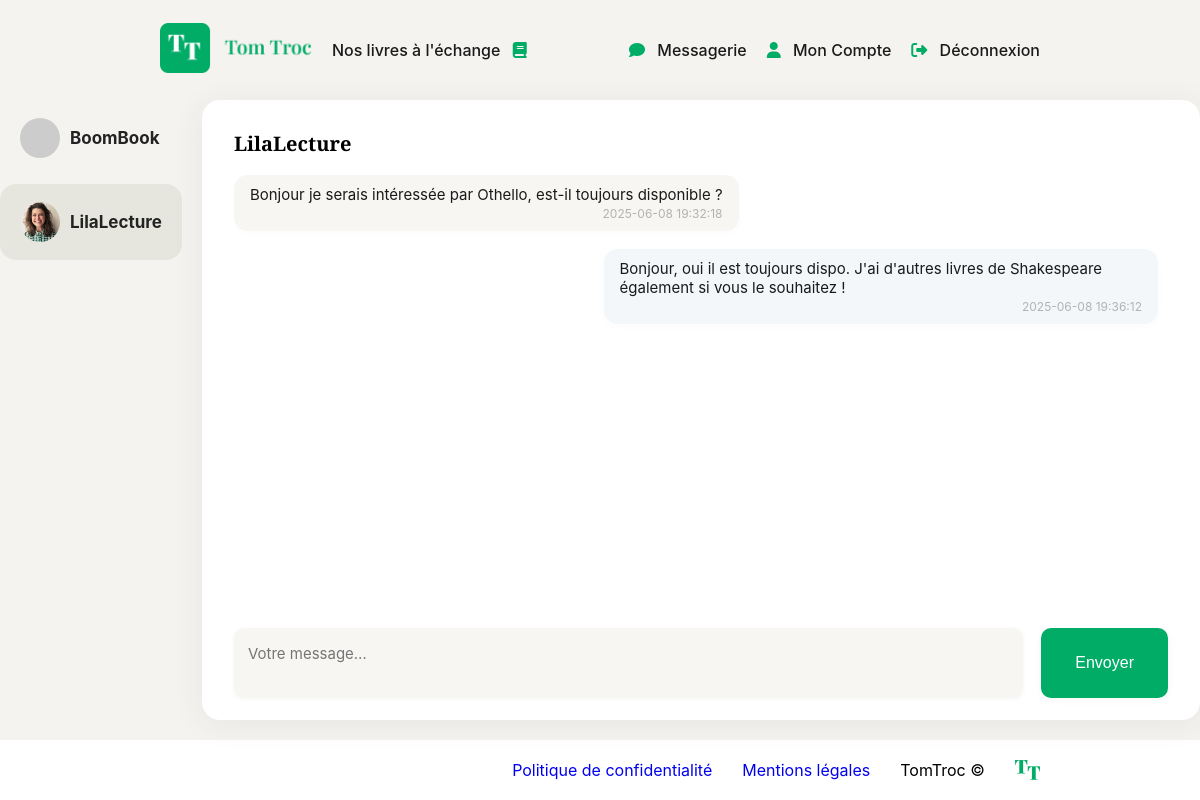
Page /conversation/index/7 (signed in) on the committed database.
### tables this page shows
CREATE TABLE `conversations` (
  `id` int(11) NOT NULL,
  `user1Id` int(11) NOT NULL,
  `user2Id` int(11) NOT NULL,
  `startDate` datetime DEFAULT current_timestamp()
);

CREATE TABLE `messages` (
  `id` int(11) NOT NULL,
  `conversationId` int(11) NOT NULL,
  `senderId` int(11) NOT NULL,
  `recipientId` int(11) NOT NULL,
  `content` text NOT NULL,
  `timestamp` datetime DEFAULT current_timestamp(),
  `isRead` tinyint(1) NOT NULL DEFAULT 0
);

### core/Controller.php (called while the page is built, shortened)
<?php
class Controller
{
    public function render(string $view, array $data = [])
    {
        extract($data);
        $viewFile = __DIR__ . '/../views/templates/' . $view . '.php';
        require $viewFile;
        require __DIR__ . '/../views/templates/main.php';
    }
}

### controllers/ConversationController.php (called while the page is built, shortened)
<?php
class ConversationController extends Controller
{
    public function index($convId = null)
    {
        $uid = (int)$_SESSION['user_id'];
        $convModel = new ConversationModel();
        $conversations = $convModel->conversationByUser($uid);
        $messages = [];
        $convTitle = 'Mes conversations';
        if ($convId !== null) {
            $selectedConv = $convModel->conversationData((int)$convId);
            if ($selectedConv && ($selectedConv['user1Id'] === $uid || $selectedConv['user2Id'] === $uid)
            ) {
                $otherId    = ($selectedConv['user1Id'] === $uid)
                    ? $selectedConv['user2Id']
                    : $selectedConv['user1Id'];
                $convTitle  = (new UserModel())->find($otherId)['username'];
                $messages = (new MessageModel())
                    ->findByConversation((int)$convId);
            } else {
                http_response_code(404);
                echo "<h1>Erreur 404</h1><p>Conversation introuvable.</p>";
                exit;
            }
        }
        $this->render('conversation/index', [
            'title'         => $convTitle,
            'conversations' => $conversations,
            'selectedId'    => $convId,
            'messages'      => $messages,
        ]);
    }
}

### core/Router.php (called while the page is built, shortened)
<?php
class Router
{
    public function handleRequest()
    {
        $url = isset($_GET['url']) ? trim($_GET['url'], '/') : '';
        $segments = $url === '' ? [] : explode('/', $url);
        $actionName     = isset($segments[1]) ? $segments[1] : 'index';
        $params         = array_slice($segments, 2);
        $controller = new $controllerName();
        call_user_func_array([$controller, $actionName], $params);
    }
}

### index.php (called while the page is built, shortened)
<?php
require_once __DIR__ . '/config/autoload.php';
$router = new Router();
$router->handleRequest();

### config/autoload.php (called while the page is built, shortened)
<?php
spl_autoload_register(function ($className) {
    $folders = [
        __DIR__ . '/../core/',
        __DIR__ . '/../controllers/',
        __DIR__ . '/../models/',
    ];
    foreach ($folders as $folder) {
        $file = $folder . $className . '.php';
        if (file_exists($file)) {
            return;
        }
    }
});

### core/Model.php (called while the page is built)
<?php
class Model
{
    protected static $db;
    public function __construct()
    {
        if (self::$db === null) {
            try {
                $dsn = sprintf(
                    'mysql:host=%s;dbname=%s;charset=utf8mb4',
                    DB_HOST,
                    DB_NAME
                );
                self::$db = new PDO($dsn, DB_USER, DB_PASS, [
                    PDO::ATTR_ERRMODE            => PDO::ERRMODE_EXCEPTION,
                    PDO::ATTR_DEFAULT_FETCH_MODE => PDO::FETCH_ASSOC,
                ]);
            } catch (PDOException $e) {
                die('Erreur de connexion à la base de données : ' . $e->getMessage());
            }
        }
    }
    protected function getDb(): PDO
    {
        return self::$db;
    }
}

### models/ConversationModel.php (called while the page is built, shortened)
<?php
class ConversationModel extends Model
{
    protected $table = 'conversations';
    public function conversationByUser(int $userId): array
    {
        $sql = "
          SELECT
            c.id,
            c.startDate,
            CASE
              WHEN c.user1Id = :u THEN u2.username
              ELSE u1.username
            END AS otherUsername,
            CASE
              WHEN c.user1Id = :u THEN u2.avatar_url
              ELSE u1.avatar_url
            END AS otherAvatar
          FROM {$this->table} c
          JOIN users u1 ON u1.id = c.user1Id
          JOIN users u2 ON u2.id = c.user2Id
          WHERE c.user1Id = :u OR c.user2Id = :u
          ORDER BY c.startDate DESC
        ";
        $stmt = $this->getDb()->prepare($sql);
        $stmt->execute(['u' => $userId]);
        return $stmt->fetchAll();
    }
}

### core/Utils.php (called while the page is built, shortened)
<?php
class Utils
{
    public static function url(string $controller, string $action = 'index', $params = []): string
    {
        $url = BASE_PATH . '/' . $controller . '/' . $action;
        if (!empty($params)) {
            $url .= '/' . implode('/', array_map('urlencode', $params));
        }
        return $url;
    }
}

### models/MessageModel.php (called while the page is built, shortened)
<?php
class MessageModel extends Model
{
    protected $table = 'messages';
    public function findByConversation(int $convId): array
    {
        $sql = "
          SELECT
            m.*,
            u.username AS senderName,
            u.avatar_url AS senderAvatar
          FROM {$this->table} m
          JOIN users u ON u.id = m.senderId
          WHERE m.conversationId = :c
          ORDER BY m.timestamp ASC
        ";
        $stmt = $this->getDb()->prepare($sql);
        $stmt->execute(['c' => $convId]);
        return $stmt->fetchAll();
    }
}

### views/templates/conversation/index.php (the view)
<div class="conversation-container">
    <?php if (empty($conversations)): ?>
        <p>Vous n’avez aucune conversation.</p>
    <?php else: ?>
        <ul class="conversation-list">
            <?php foreach ($conversations as $c): ?>
                <?php $isActive = ($c['id'] == ($selectedId ?? null)); ?>
                <li class="<?= $isActive ? 'active' : '' ?>">
                    <a href="<?= Utils::url('conversation','index', [$c['id']]) ?>">
                        <img
                                class="conversation-avatar"
                                src="<?= htmlspecialchars($c['otherAvatar']) ?>"
                                alt="<?= htmlspecialchars($c['otherUsername']) ?> avatar"
                        />
                        <?= htmlspecialchars(htmlspecialchars_decode($c['otherUsername'])) ?>
                    </a>
                </li>
            <?php endforeach; ?>
        </ul>
    <?php endif; ?>
    <div class="conversation-item">
        <h1><?= htmlspecialchars($title) ?></h1>
        <div class="conversation-messages">
            <?php if (empty($messages)): ?>
                <p>Aucun message pour l’instant.</p>
            <?php else: ?>
                <?php foreach ($messages as $m): ?>
                    <?php $isSent = ($m['senderId'] === $_SESSION['user_id']); ?>
                    <div class="conversation-message <?= $isSent ? 'sent' : 'received' ?>">
                        <p class="conversation-message-content">
                            <?= nl2br(htmlspecialchars(htmlspecialchars_decode($m['content']))) ?>
                        </p>
                        <small class="conversation-message-time">
                            <?= htmlspecialchars($m['timestamp']) ?>
                        </small>
                    </div>
                <?php endforeach; ?>
            <?php endif; ?>
        </div>
        <?php if (isset($selectedId)): ?>
            <form
                    class="conversation-form"
                    method="post"
                    action="<?= Utils::url('conversation','send', [$selectedId]) ?>"
            >
            <textarea
                    class="conversation-input"
                    name="content"
                    required
                    placeholder="Votre message…"
            ></textarea>
                <button class="conversation-send" type="submit">Envoyer</button>
            </form>
        <?php endif; ?>
    </div>
</div>

### css/style.css (style rules this page uses)
:root { --nav-height: 100px; --footer-height: 60px; --bg-color: #F5F3EF; --btn-color: #00AC66; }
* { margin: 0; padding: 0; box-sizing: border-box; list-style: none; text-decoration: none; }
body { font-family: 'Inter', sans-serif; font-weight: 400; background: var(--bg-color); }
h1, h2, h3, h4, h5, h6 { font-family: 'Playfair Display', sans-serif; font-weight: 400; }
.conversation-container { display: flex; height: calc(100vh - var(--nav-height) - var(--footer-height)); max-width: 1200px; margin: 0 auto; box-sizing: border-box; }
.conversation-list { list-style: none; padding: 0; margin: 0; }
.conversation-list li { padding: 18px 20px; cursor: pointer; border-radius: 16px; transition: background 0.13s; display: flex; align-items: center; margin-bottom: 8px; }
.conversation-list li.active, .conversation-list li:hover { background: #e6e6de; }
.conversation-list li a { display: flex; vertical-align: middle; align-items: center; text-decoration: none; color: #232323; font-weight: 700; font-size: 17px; }
.conversation-item { background: #ffffff; flex: 1; border-radius: 18px; margin-left: 20px; box-shadow: 0 4px 32px rgba(60,60,60,0.07); display: flex; flex-direction: column; padding: 30px 32px 22px 32px; margin-bottom: 20px; }
.conversation-item h1 { font-size: 20px; margin-bottom: 18px; font-weight: 600; }
.conversation-messages { flex: 1; overflow-y: auto; margin-bottom: 18px; display: flex; flex-direction: column; gap: 10px; padding-right: 10px; }
.conversation-message { display: flex; flex-direction: column; max-width: 60%; border-radius: 14px; padding: 10px 16px; margin-bottom: 8px; font-size: 15px; box-shadow: 0 2px 8px rgba(60,60,60,0.02); position: relative; }
.conversation-message.sent { background: #f3f7fa; align-self: flex-end; }
.conversation-message.received { background: #f7f6f3; align-self: flex-start; }
.conversation-avatar { width: 40px; height: 40px; object-fit: cover; border-radius: 50%; margin-right: 10px; }
.conversation-message-content { margin: 0 0 2px 0; color: #1a1a1a; }
.conversation-message-time { font-size: 12px; color: #b2b2b2; align-self: flex-end; }
.conversation-form { display: flex; gap: 18px; margin-top: 8px; }
.conversation-input { flex: 1; border: none; outline: none; border-radius: 10px; background: #f7f6f3; padding: 16px 14px; font-size: 15px; resize: none; box-shadow: 0 1px 4px rgba(60,60,60,0.06); font-family: 'Inter', sans-serif; }
.conversation-send { background: var(--btn-color); color: #ffffff; border: none; border-radius: 10px; padding: 0 34px; font-size: 16px; font-weight: 500; cursor: pointer; transition: background 0.18s; box-shadow: 0 2px 8px rgba(60,60,60,0.04); }

### rows in the picture
conversations: otherUsername "BoomBook"
conversations: shows a picture, otherUsername "LilaLecture"
messages: content "Bonjour je serais intéressée par Othello, est-il toujours disponible ?", timestamp "2025-06-08 19:32:18"
messages: content "Bonjour, oui il est toujours dispo. J'ai d'autres livres de Shakespeare également si vous le souhaitez !", timestamp "2025-06-08 19:36:12"

### other values in the picture
$title "LilaLecture"
